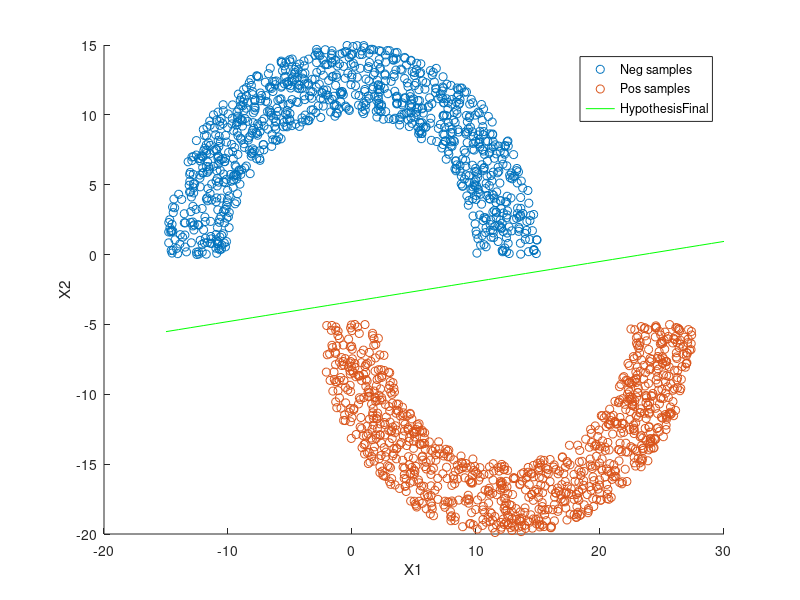

MATLAB code for this plot:
function hw6_P3_1
clear all
close all

%%
numSamples = 2000;
rad = 10;
thk = 5;
sep = 5;
rMin = rad;
rMax = rad + thk;

theta = pi*rand(numSamples/2,1);
r = sqrt(rand(numSamples/2,1)*(rMax^2 - rMin^2) + rMin^2);%5*rand(numSamples/2, 1) + rad;
a = 0;
b = 0;
x = a + r.*cos(theta);
y = b + r.*sin(theta);

X_neg = [x y];
X_neg_Augment = [ones(numSamples/2,1) x y];
Y_neg = -1*ones(numSamples/2,1);

theta = pi*rand(numSamples/2,1) + pi;
r = sqrt(rand(numSamples/2,1)*(rMax^2 - rMin^2) + rMin^2);%5*rand(numSamples/2, 1) + rad;
a = rad + thk/2;
b = -sep;
x = a + r.*cos(theta);
y = b + r.*sin(theta);

X_pos = [x y];
X_pos_Augment = [ones(numSamples/2,1) x y];
Y_pos = 1*ones(numSamples/2,1);

X_data = [X_neg; X_pos];
X_data_Augment = [X_neg_Augment; X_pos_Augment];
Y_data = [Y_neg; Y_pos];

%Part a
% W = [0 0 0];
% [newW, iter] = PLA(X_data_Augment, W, Y_data)

%Part b
X = X_data_Augment;
X_T = X_data_Augment';
X_plus = inv(X_T*X)*X_T;
newW = X_plus*Y_data

x = [-(rad+thk):2*(rad+thk)];
hypothesisFunctionFinal = (-newW(2)/newW(3)).*x + (-newW(1)/newW(3));
figure,
scatter(X_neg(:,1), X_neg(:,2));
hold on
scatter(X_pos(:,1), X_pos(:,2));
hold on
plot(x, hypothesisFunctionFinal, '-g');
hold off
hold off
xlabel('X1');
ylabel('X2');
legend('Neg samples', 'Pos samples', 'HypothesisFinal');



function [newW, iter] = PLA(X_Augmented, W, Y)
[numSamples, dim] = size(X_Augmented);
prevW = W;
newW = W;
iter = 0;

while(1)
    flag = false;
    disp(newW);
    dist(iter);
    for i=1:numSamples
        if(Y(i) == checkSample(X_Augmented(i,:), newW))
            continue;
        else
            flag = true;
            iter = iter + 1;
            newW = prevW + Y(i).*X_Augmented(i,:);
            prevW = newW;
        end
        if(flag == true)
            break;
        end
    end
    if(flag == false)
        break;
    end
end

function output = checkSample(X, W)
output = sign((W*X'));